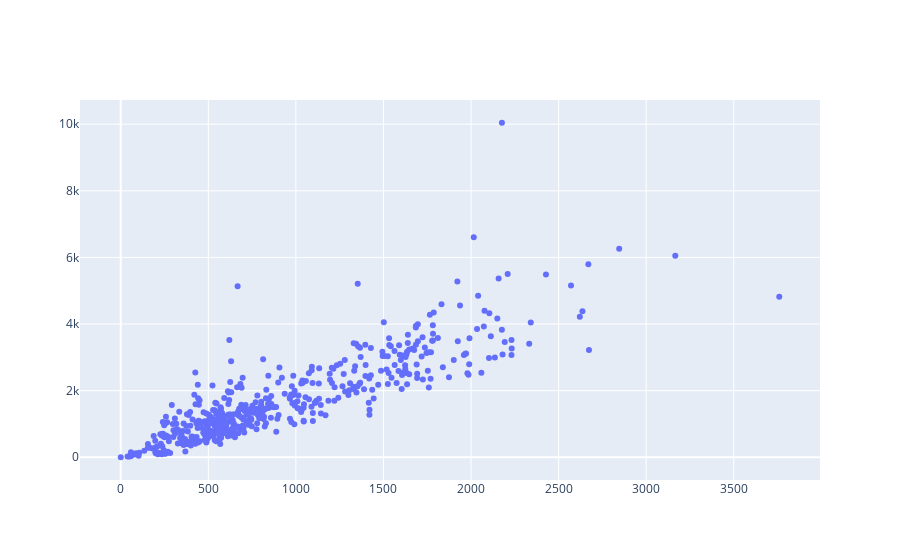

Write notebook code for a chart like this one.
### Code cell
temp = df.groupby('date')[['spend','impressions','clicks','all_conversions_ct','all_conversions_vt']].sum()

fig = go.Figure(data=go.Scatter(x=temp['all_conversions_ct'], 
                                y=temp['all_conversions_vt'], 
                                mode='markers'))

fig.show()

### Figure 1 — Plotly figure (JSON) as saved in the notebook; plotly's stock layout.template omitted (floating-point values rounded to 4 significant figures; data arrays with more than 128 entries replaced by an {"elided": "..."} marker saying what was removed)
{"data": [{"mode": "markers", "type": "scatter", "x": {"elided": "539 float values"}, "y": {"elided": "539 int values"}}], "layout": {"autosize": true, "dragmode": "pan", "xaxis": {"autorange": true, "range": [-222.8, 3983.0], "type": "linear"}, "yaxis": {"autorange": true, "range": [-735.7, 10780.0], "type": "linear"}}}
